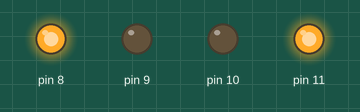
Recording of a sketch running on a simulated Arduino Uno, built with avr-gcc and run on an emulated ATmega328P. Parts: output pins drawn as LEDs (lit = HIGH).

Above: at 1.0 s.
At 3.0 s:
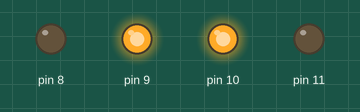
At 5.0 s:
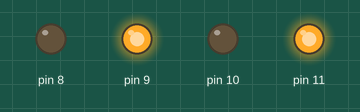
At 7.0 s:
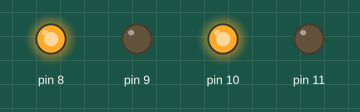
Timing chart, 0 to 10.4 s (numbered marks = the images above):
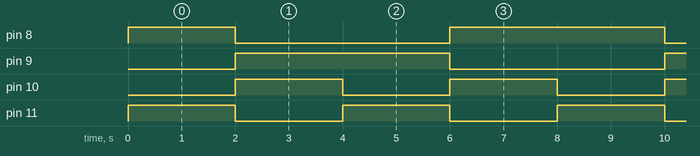

Measured:
- by itself, pin 8: repeats every 8.0 s: LOW 4.0 s, HIGH 4.0 s
- by itself, pin 9: alternates HIGH for 4.0 s and LOW for 4.0 s
- by itself, pin 10, pin 11: alternates HIGH for 2.0 s and LOW for 2.0 s

The sketch:

MOTOR.INO
```cpp
void setup() {
  pinMode(8,OUTPUT);
   pinMode(9,OUTPUT);
    pinMode(10,OUTPUT);
     pinMode(11,OUTPUT);
}

void loop() {
 //FORWARD
  digitalWrite(8, HIGH);
                digitalWrite(9, LOW);
                digitalWrite(10, LOW);
                digitalWrite(11, HIGH);
                  delay(2000);
 //BACKWARD
      digitalWrite(8, LOW);
                digitalWrite(9, HIGH);
                digitalWrite(10, HIGH);
                digitalWrite(11, LOW);
                  delay(2000);
   //LEFT
     digitalWrite (8, LOW);
  digitalWrite (9, HIGH);
  digitalWrite (10, LOW);
    digitalWrite (11, HIGH);
    delay(2000);

   //RIGHT
       digitalWrite(8, HIGH);
                digitalWrite(9, LOW);
                digitalWrite(10, HIGH);
                digitalWrite(11, LOW);
                  delay(2000);

}
```
